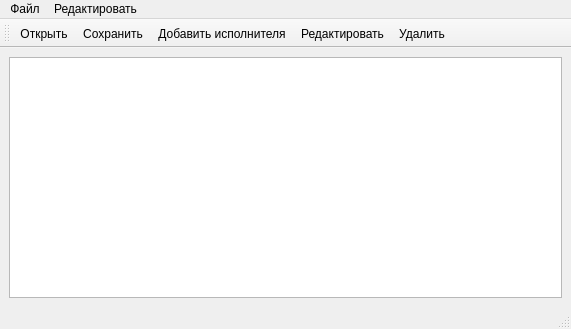
<?xml version="1.0" encoding="UTF-8"?>
<ui version="4.0">
 <class>MainWindow</class>
 <widget class="QMainWindow" name="MainWindow">
  <property name="geometry">
   <rect>
    <x>0</x>
    <y>0</y>
    <width>571</width>
    <height>329</height>
   </rect>
  </property>
  <property name="windowTitle">
   <string>MainWindow</string>
  </property>
  <widget class="QWidget" name="centralwidget">
   <layout class="QHBoxLayout" name="horizontalLayout">
    <item>
     <widget class="QTreeView" name="treeView"/>
    </item>
   </layout>
  </widget>
  <widget class="QMenuBar" name="menubar">
   <property name="geometry">
    <rect>
     <x>0</x>
     <y>0</y>
     <width>571</width>
     <height>21</height>
    </rect>
   </property>
   <widget class="QMenu" name="menu">
    <property name="title">
     <string>Файл</string>
    </property>
    <addaction name="openAction"/>
    <addaction name="saveAction"/>
    <addaction name="separator"/>
    <addaction name="exitAction"/>
   </widget>
   <widget class="QMenu" name="menu_2">
    <property name="title">
     <string>Редактировать</string>
    </property>
    <addaction name="editAction"/>
    <addaction name="deleteAction"/>
    <addaction name="separator"/>
    <addaction name="addArtistAction"/>
    <addaction name="addAlbumAction"/>
    <addaction name="addSongAction"/>
   </widget>
   <addaction name="menu"/>
   <addaction name="menu_2"/>
  </widget>
  <widget class="QStatusBar" name="statusbar"/>
  <widget class="QToolBar" name="toolBar">
   <property name="windowTitle">
    <string>toolBar</string>
   </property>
   <attribute name="toolBarArea">
    <enum>TopToolBarArea</enum>
   </attribute>
   <attribute name="toolBarBreak">
    <bool>false</bool>
   </attribute>
   <addaction name="openAction"/>
   <addaction name="saveAction"/>
   <addaction name="addArtistAction"/>
   <addaction name="editAction"/>
   <addaction name="deleteAction"/>
  </widget>
  <action name="openAction">
   <property name="text">
    <string>Открыть</string>
   </property>
  </action>
  <action name="saveAction">
   <property name="text">
    <string>Сохранить</string>
   </property>
  </action>
  <action name="exitAction">
   <property name="text">
    <string>Выйти</string>
   </property>
  </action>
  <action name="editAction">
   <property name="text">
    <string>Редактировать</string>
   </property>
  </action>
  <action name="deleteAction">
   <property name="text">
    <string>Удалить</string>
   </property>
   <property name="shortcut">
    <string>Del</string>
   </property>
  </action>
  <action name="addArtistAction">
   <property name="text">
    <string>Добавить исполнителя</string>
   </property>
  </action>
  <action name="addAlbumAction">
   <property name="text">
    <string>Добавить альбом</string>
   </property>
  </action>
  <action name="addSongAction">
   <property name="text">
    <string>Добавить песню</string>
   </property>
  </action>
 </widget>
 <resources/>
 <connections/>
</ui>
